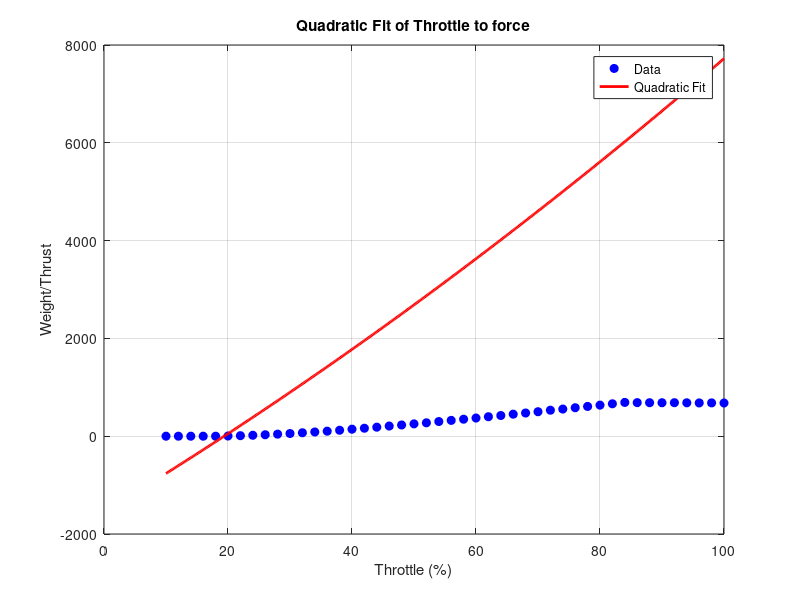

The MATLAB script that drew this image:
throttles = 10:2:100;
weights_thrust = [ 0.00, 0.00, 0.00, 0.00, 0.00, 4.00, 11.00, 19.00, 30.00, 42.00, 55.00, 70.30, 86.00, 102.70, 121.90, 142.90, 162.90, 184.60, 208.20, 229.40, 252.70, 274.30, 300.10, 323.30, 347.50, 371.70, 398.60, 423.20, 450.30, 474.20, 501.10, 531.80, 555.10, 582.40, 608.20, 635.10, 663.10, 690.40, 686.80, 685.20, 684.90, 685.50, 683.20, 680.50, 681.40, 679.20 ];

throttles_to_force = 9.81 * weights_thrust;

p = polyfit(throttles, throttles_to_force, 2);

x_fit = linspace(min(throttles), max(throttles), 500);
y_fit = polyval(p, x_fit);

figure;
plot(throttles, weights_thrust, 'bo', 'MarkerFaceColor', 'b'); % data points
hold on;
plot(x_fit, y_fit, 'r-', 'LineWidth', 2); % quadratic fit
xlabel('Throttle (%)');
ylabel('Weight/Thrust');
title('Quadratic Fit of Throttle to force');
legend('Data', 'Quadratic Fit');
grid on;
